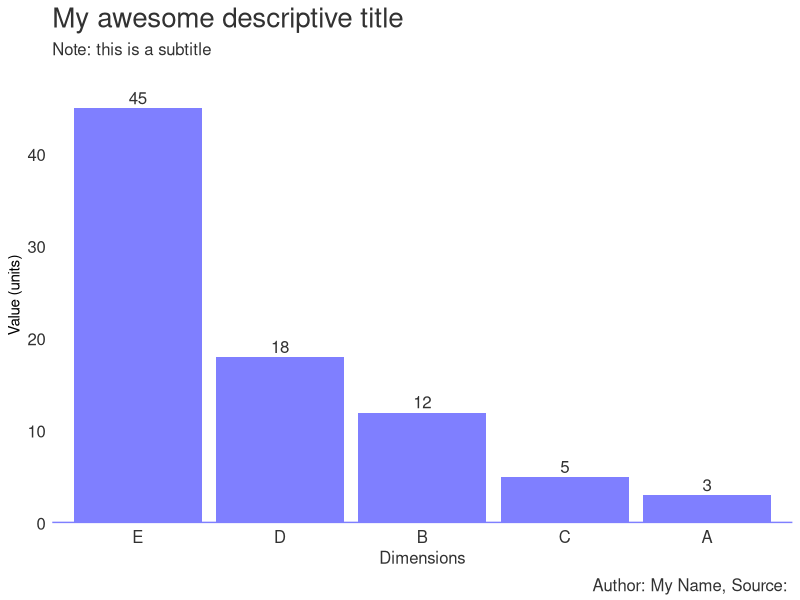

Recreate this plot in R.
# Load libraries
library(ggplot2)
library(reshape2)

# Create data
data <- data.frame(
  name=c("A","B","C","D","E") ,  
  value=c(3,12,5,18,45)
)

barplot <- ggplot(data, aes(x=reorder(name, -value), y=value)) + # enter data frame
  geom_bar(stat = "identity"
           ,fill = "#7f7fff") + # colour bars
  geom_text(aes(label = value # data labels
               ,y =  value + max(value)*0.01) # positioned just outside bar
            ,vjust = 0 # align text with bar
            ,size = (5/14)*12 # sizing in line with theme text
            ,colour = "#323232") + # colour text
  theme(
    panel.grid.major = element_blank() # Remove gridlines (major)
    ,panel.grid.minor = element_blank() # Remove gridlines (minor)
    ,panel.background = element_blank() # Remove grey background
    ,plot.title = element_text(hjust = 0, size = 20, colour = "#323232") # Title size and colour
    ,plot.subtitle = element_text(hjust = 0, size = 12, colour = "#323232") # Subtitle size and colour
    ,plot.caption = element_text(vjust = 0.3, size = 12, colour = "#323232") # Caption size and colour
    ,axis.ticks.y = element_blank() # Remove tick marks (Y-Axis)
    ,axis.text.y = element_text(hjust = 1, colour = "#323232", size = 12) # Axis size and colour (Y-Axis)
    ,axis.ticks.x = element_blank() # Remove tick marks (X-Axis)
    ,axis.text.x  = element_text(size = 12, colour = "#323232") #element_blank() # Remove axis scale (X-Axis)
    ,axis.title.x = element_text(size = 12, colour = "#323232") # Axis label size and colour (X-Axis)
  ) +
  geom_hline(yintercept=0, color = "#7f7fff", size=1) + # Axis line size and colour (X-Axis)
  labs(title = 'My awesome descriptive title' # Title text
       ,subtitle = "Note: this is a subtitle" # Subtitle text
       ,x = 'Dimensions' # X-Axis text 
       ,y = 'Value (units)' # Y-Axis text 
       ,caption = "Author: My Name, Source: ") + # Caption text
  scale_y_continuous(limits = c(
    ifelse(min(data$value)>=0,0,min(data$value)*1.1) # Minimum Y-Axis scale 
    ,max(data$value)*1.1) # Maximum Y-Axis scale 
    ,expand = c(0,0) # Removing blank space around plot 
  )

# Save the plot
ggsave("vertical_bar_chart.png" # filename
       ,plot = barplot # variable for file
       ,width = 5, height = 4, dpi = 300, units = "in") # dimensions and image quality
